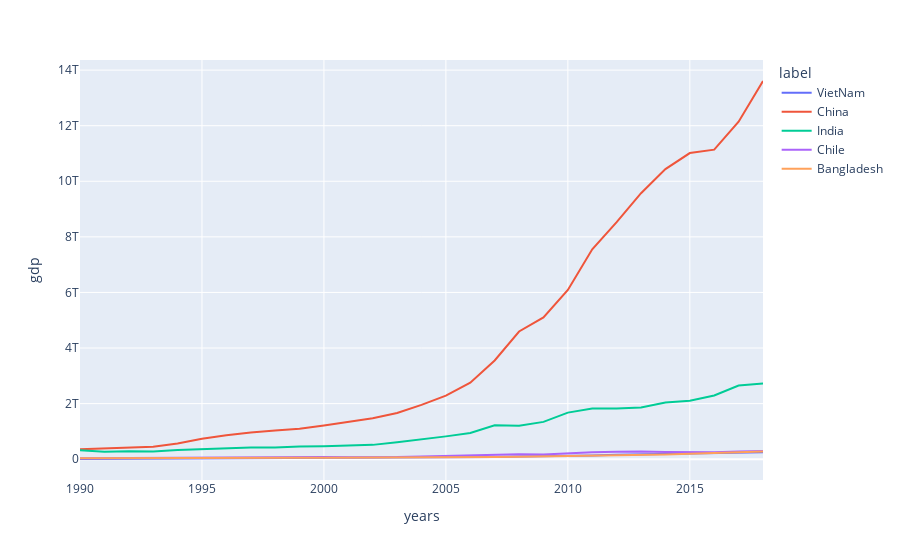

The code cell stored with this chart in its notebook:
### Code cell
fig_line = px.line(new_world_gdp_with_label, x='years', y='gdp', color='label')
fig_line.show()
